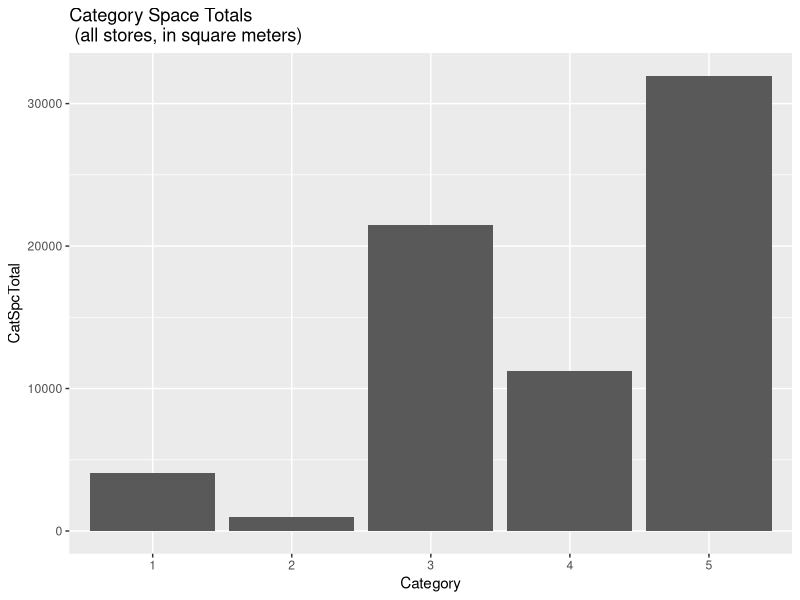

Source code (R):

# =========
# Retail4BA
# =========

# Load libraries
library(dplyr)
library(readxl)
library(ggplot2)

# ========================================
# Analysis-by-cohorts-vintage-example.xlsx
# ========================================

# ----------------------------------
# Store Size (ss)
# ----------------------------------

# Read in Store Size ('General info') worksheet
ss <- read_xlsx("Analysis-by-cohorts-vintage-example.xlsx", sheet = "General info", skip = 2)

# Create valid column names for 'Store Size' table
h1 <- colnames(ss) %>%
  make.names()
names(ss) <- gsub("\\.\\.","\\.",h1)
rm(h1)

# ----------------------------------
# Sales by Store (sbs)
# ----------------------------------

# Read in 'Sales by Store' worksheet
sbs <- read_xlsx("Analysis-by-cohorts-vintage-example.xlsx", sheet = "Sales by Store", skip = 2)

# Create valid column names for 'Sales by Store' table
h1 <- colnames(sbs) %>%
  make.names()
names(sbs) <- gsub("\\.\\.","\\.",h1)
rm(h1)

# ----------------------------------
# FootFall (ff)
# ----------------------------------

# Read in 'FootFall' worksheet
ff <- read_xlsx("Analysis-by-cohorts-vintage-example.xlsx", sheet = "FootFall", skip = 2)

# ----------------------------------
# Year of opening (yoo)
# ----------------------------------

# Read in 'Year of opening' worksheet
yoo <- read_xlsx("Analysis-by-cohorts-vintage-example.xlsx", sheet = "Year of opening", skip = 2)


# ----------------------------------
# Exploratory Analysis
# ----------------------------------

# Number of stores from 'Store Size' table
nrow(ss)
# [1] 88

# Store Numbers unique? yes
storeNum <- unique(ss$Store.Number.new)
length(storeNum)
# [1] 88   

# Sales by Store table describes same stores? yes
storeNum2 <- unique(sbs$Store.Number.new)
length(storeNum2)
# [1] 88
setdiff(storeNum,storeNum2)
# numeric(0)

# ----------------------------------
# Store #1132 in Breslau (s1132)
# ----------------------------------

# Get Store #1132 in Breslau sales information in 2010
s1132 <- sbs[(sbs$Store.Number.new == 1132 & sbs$Year == 2010),]

# Calculate Sales Density for Store #1132 in Euros 
round(s1132$Net.sales.In.EUR / s1132$Space.In.sq.m)
# [1] 289

# =============================================================
# =============================================================

# ----------------------------------------
# Category Space Totals (catSpaceTotals) 
# Analysis-by-cohorts-vintage-example.xlsx
# ----------------------------------------

# Get total square meter store space
# for 5 product categories
catSpaceTotals <- colSums(ss[,4:8], na.rm = T)
catSpaceTotals <- as_tibble(catSpaceTotals)

# Create tibble 'catSpaceTotals' with approp colnames
catName <- gsub("\\.In\\.sq\\.m","",rownames(catSpaceTotals))
catName <- as_tibble(catName)
catSpaceTotals <- cbind(catName, catSpaceTotals)
colnames(catSpaceTotals) <- c("Category","CatSpcTotal")
rm(catName)

# Plot category space totals
ggplot(catSpaceTotals, aes(x = Category, y = CatSpcTotal )) +
  geom_bar(stat = "identity") +
  ggtitle("Category Space Totals \n (all stores, in square meters)")

# ----------------------------------









